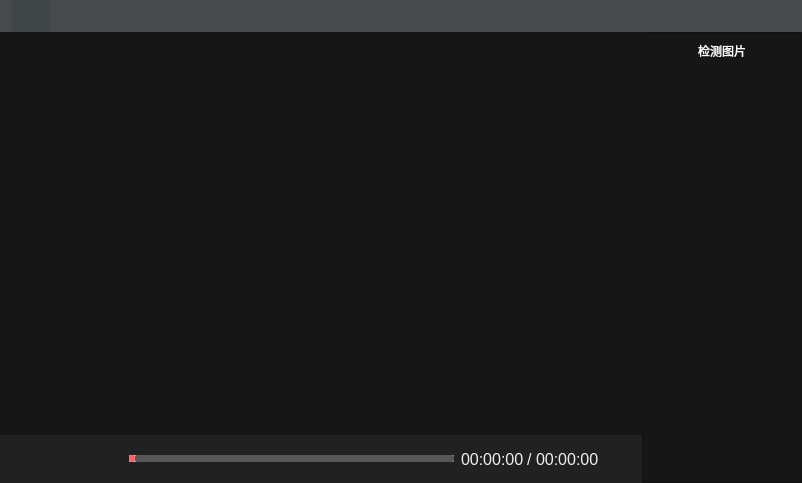
<?xml version="1.0" encoding="UTF-8"?>
<ui version="4.0">
 <class>MainWindow</class>
 <widget class="QWidget" name="MainWindow">
  <property name="geometry">
   <rect>
    <x>0</x>
    <y>0</y>
    <width>802</width>
    <height>483</height>
   </rect>
  </property>
  <property name="windowTitle">
   <string>Form</string>
  </property>
  <layout class="QVBoxLayout" name="verticalLayout_5">
   <property name="spacing">
    <number>0</number>
   </property>
   <property name="leftMargin">
    <number>0</number>
   </property>
   <property name="topMargin">
    <number>0</number>
   </property>
   <property name="rightMargin">
    <number>0</number>
   </property>
   <property name="bottomMargin">
    <number>0</number>
   </property>
   <item>
    <widget class="QWidget" name="widget_frame" native="true">
     <property name="sizePolicy">
      <sizepolicy hsizetype="Preferred" vsizetype="Fixed">
       <horstretch>0</horstretch>
       <verstretch>0</verstretch>
      </sizepolicy>
     </property>
     <property name="styleSheet">
      <string notr="true">background-color: rgba(60, 65, 68,160);</string>
     </property>
     <layout class="QVBoxLayout" name="verticalLayout_6">
      <property name="spacing">
       <number>0</number>
      </property>
      <property name="leftMargin">
       <number>0</number>
      </property>
      <property name="topMargin">
       <number>0</number>
      </property>
      <property name="rightMargin">
       <number>0</number>
      </property>
      <property name="bottomMargin">
       <number>0</number>
      </property>
      <item>
       <widget class="QWidget" name="widget_back" native="true">
        <property name="styleSheet">
         <string notr="true"/>
        </property>
        <layout class="QVBoxLayout" name="verticalLayout_8">
         <property name="spacing">
          <number>0</number>
         </property>
         <property name="leftMargin">
          <number>0</number>
         </property>
         <property name="topMargin">
          <number>0</number>
         </property>
         <property name="rightMargin">
          <number>0</number>
         </property>
         <property name="bottomMargin">
          <number>0</number>
         </property>
         <item>
          <layout class="QVBoxLayout" name="verticalLayout_titleWidget_Back">
           <property name="spacing">
            <number>0</number>
           </property>
           <property name="topMargin">
            <number>0</number>
           </property>
           <item>
            <widget class="QWidget" name="widget_title" native="true">
             <property name="sizePolicy">
              <sizepolicy hsizetype="Preferred" vsizetype="Fixed">
               <horstretch>0</horstretch>
               <verstretch>0</verstretch>
              </sizepolicy>
             </property>
             <property name="minimumSize">
              <size>
               <width>0</width>
               <height>32</height>
              </size>
             </property>
             <property name="maximumSize">
              <size>
               <width>16777215</width>
               <height>32</height>
              </size>
             </property>
             <property name="styleSheet">
              <string notr="true"/>
             </property>
             <layout class="QHBoxLayout" name="horizontalLayout_40">
              <property name="spacing">
               <number>0</number>
              </property>
              <property name="leftMargin">
               <number>0</number>
              </property>
              <property name="topMargin">
               <number>0</number>
              </property>
              <property name="rightMargin">
               <number>0</number>
              </property>
              <property name="bottomMargin">
               <number>0</number>
              </property>
              <item>
               <layout class="QHBoxLayout" name="horizontalLayout_19">
                <property name="spacing">
                 <number>0</number>
                </property>
                <property name="leftMargin">
                 <number>12</number>
                </property>
                <property name="topMargin">
                 <number>0</number>
                </property>
                <property name="rightMargin">
                 <number>0</number>
                </property>
                <item>
                 <widget class="QLabel" name="label_title">
                  <property name="sizePolicy">
                   <sizepolicy hsizetype="Preferred" vsizetype="Preferred">
                    <horstretch>0</horstretch>
                    <verstretch>0</verstretch>
                   </sizepolicy>
                  </property>
                  <property name="minimumSize">
                   <size>
                    <width>30</width>
                    <height>0</height>
                   </size>
                  </property>
                  <property name="styleSheet">
                   <string notr="true">color: rgb(255,153,102); </string>
                  </property>
                  <property name="text">
                   <string/>
                  </property>
                 </widget>
                </item>
                <item>
                 <widget class="QLabel" name="label_file">
                  <property name="styleSheet">
                   <string notr="true">color:white;</string>
                  </property>
                  <property name="text">
                   <string/>
                  </property>
                 </widget>
                </item>
                <item>
                 <spacer name="horizontalSpacer_26">
                  <property name="orientation">
                   <enum>Qt::Horizontal</enum>
                  </property>
                  <property name="sizeHint" stdset="0">
                   <size>
                    <width>40</width>
                    <height>20</height>
                   </size>
                  </property>
                 </spacer>
                </item>
                <item>
                 <widget class="QPushButton" name="btnMenu_Close">
                  <property name="minimumSize">
                   <size>
                    <width>33</width>
                    <height>33</height>
                   </size>
                  </property>
                  <property name="maximumSize">
                   <size>
                    <width>40</width>
                    <height>16777215</height>
                   </size>
                  </property>
                  <property name="cursor">
                   <cursorShape>PointingHandCursor</cursorShape>
                  </property>
                  <property name="toolTip">
                   <string>退出</string>
                  </property>
                  <property name="styleSheet">
                   <string notr="true">color: rgb(255, 0, 0);</string>
                  </property>
                  <property name="text">
                   <string/>
                  </property>
                  <property name="flat">
                   <bool>true</bool>
                  </property>
                 </widget>
                </item>
               </layout>
              </item>
             </layout>
            </widget>
           </item>
          </layout>
         </item>
        </layout>
       </widget>
      </item>
     </layout>
    </widget>
   </item>
   <item>
    <layout class="QHBoxLayout" name="horizontalLayout_3" stretch="4,1">
     <property name="spacing">
      <number>0</number>
     </property>
     <item>
      <widget class="QFrame" name="frame_play">
       <property name="frameShape">
        <enum>QFrame::NoFrame</enum>
       </property>
       <property name="frameShadow">
        <enum>QFrame::Raised</enum>
       </property>
       <layout class="QVBoxLayout" name="verticalLayout_3">
        <property name="spacing">
         <number>0</number>
        </property>
        <property name="leftMargin">
         <number>0</number>
        </property>
        <property name="topMargin">
         <number>0</number>
        </property>
        <property name="rightMargin">
         <number>0</number>
        </property>
        <property name="bottomMargin">
         <number>0</number>
        </property>
        <item>
         <widget class="QStackedWidget" name="stackedWidget">
          <property name="currentIndex">
           <number>1</number>
          </property>
          <widget class="QWidget" name="page_bg">
           <property name="styleSheet">
            <string notr="true">background-color: rgb(22, 22, 22);</string>
           </property>
           <layout class="QVBoxLayout" name="verticalLayout" stretch="2,1">
            <property name="spacing">
             <number>0</number>
            </property>
            <property name="leftMargin">
             <number>0</number>
            </property>
            <property name="topMargin">
             <number>0</number>
            </property>
            <property name="rightMargin">
             <number>0</number>
            </property>
            <property name="bottomMargin">
             <number>0</number>
            </property>
            <item>
             <widget class="QLabel" name="label_bgicon">
              <property name="styleSheet">
               <string notr="true">color: rgb(220, 220, 220);</string>
              </property>
              <property name="text">
               <string/>
              </property>
              <property name="alignment">
               <set>Qt::AlignCenter</set>
              </property>
             </widget>
            </item>
            <item>
             <widget class="QLabel" name="label_bginfo">
              <property name="font">
               <font>
                <pointsize>33</pointsize>
               </font>
              </property>
              <property name="styleSheet">
               <string notr="true">color: rgb(220, 220, 220);</string>
              </property>
              <property name="text">
               <string/>
              </property>
              <property name="alignment">
               <set>Qt::AlignHCenter|Qt::AlignTop</set>
              </property>
             </widget>
            </item>
           </layout>
          </widget>
          <widget class="QWidget" name="page_play">
           <layout class="QVBoxLayout" name="verticalLayout_2">
            <property name="spacing">
             <number>0</number>
            </property>
            <property name="leftMargin">
             <number>0</number>
            </property>
            <property name="topMargin">
             <number>0</number>
            </property>
            <property name="rightMargin">
             <number>0</number>
            </property>
            <property name="bottomMargin">
             <number>0</number>
            </property>
            <item>
             <widget class="QWidget" name="widget_container" native="true">
              <property name="sizePolicy">
               <sizepolicy hsizetype="Preferred" vsizetype="Expanding">
                <horstretch>0</horstretch>
                <verstretch>0</verstretch>
               </sizepolicy>
              </property>
              <property name="styleSheet">
               <string notr="true">QWidget#widget_container
{
	background-color: rgb(22, 22, 22);
}
</string>
              </property>
              <layout class="QVBoxLayout" name="verticalLayout_4">
               <property name="spacing">
                <number>0</number>
               </property>
               <property name="leftMargin">
                <number>0</number>
               </property>
               <property name="topMargin">
                <number>0</number>
               </property>
               <property name="rightMargin">
                <number>0</number>
               </property>
               <property name="bottomMargin">
                <number>0</number>
               </property>
               <item>
                <widget class="QLabel" name="label_play">
                 <property name="text">
                  <string/>
                 </property>
                </widget>
               </item>
              </layout>
             </widget>
            </item>
           </layout>
          </widget>
         </widget>
        </item>
        <item>
         <widget class="QWidget" name="widget_controller" native="true">
          <property name="sizePolicy">
           <sizepolicy hsizetype="Preferred" vsizetype="Fixed">
            <horstretch>0</horstretch>
            <verstretch>0</verstretch>
           </sizepolicy>
          </property>
          <property name="styleSheet">
           <string notr="true">QWidget{
background-color: rgb(33, 33, 33);
}
QPushButton{
color: rgb(255, 255, 255);
border-radius:0px; 
} 
QPushButton:hover{ 
color: rgb(255,153,102); 
border-radius:0px; 
} 
QPushButton:pressed{ 
color: rgb(255,153,102); ;
border-radius:0px; 
}</string>
          </property>
          <layout class="QVBoxLayout" name="verticalLayout_7">
           <property name="leftMargin">
            <number>6</number>
           </property>
           <property name="topMargin">
            <number>6</number>
           </property>
           <property name="rightMargin">
            <number>6</number>
           </property>
           <property name="bottomMargin">
            <number>6</number>
           </property>
           <item>
            <layout class="QHBoxLayout" name="horizontalLayout_2">
             <property name="spacing">
              <number>1</number>
             </property>
             <property name="rightMargin">
              <number>0</number>
             </property>
             <item>
              <widget class="QPushButton" name="btn_open">
               <property name="minimumSize">
                <size>
                 <width>36</width>
                 <height>36</height>
                </size>
               </property>
               <property name="cursor">
                <cursorShape>PointingHandCursor</cursorShape>
               </property>
               <property name="toolTip">
                <string>打开</string>
               </property>
               <property name="styleSheet">
                <string notr="true"/>
               </property>
               <property name="text">
                <string/>
               </property>
              </widget>
             </item>
             <item>
              <spacer name="horizontalSpacer_3">
               <property name="orientation">
                <enum>Qt::Horizontal</enum>
               </property>
               <property name="sizeType">
                <enum>QSizePolicy::Fixed</enum>
               </property>
               <property name="sizeHint" stdset="0">
                <size>
                 <width>6</width>
                 <height>20</height>
                </size>
               </property>
              </spacer>
             </item>
             <item>
              <widget class="QPushButton" name="btn_play_pause">
               <property name="minimumSize">
                <size>
                 <width>36</width>
                 <height>36</height>
                </size>
               </property>
               <property name="cursor">
                <cursorShape>PointingHandCursor</cursorShape>
               </property>
               <property name="toolTip">
                <string>播放/暂停</string>
               </property>
               <property name="styleSheet">
                <string notr="true"/>
               </property>
               <property name="text">
                <string/>
               </property>
              </widget>
             </item>
             <item>
              <spacer name="horizontalSpacer_5">
               <property name="orientation">
                <enum>Qt::Horizontal</enum>
               </property>
               <property name="sizeType">
                <enum>QSizePolicy::Fixed</enum>
               </property>
               <property name="sizeHint" stdset="0">
                <size>
                 <width>6</width>
                 <height>20</height>
                </size>
               </property>
              </spacer>
             </item>
             <item>
              <widget class="QPushButton" name="btn_stop">
               <property name="minimumSize">
                <size>
                 <width>36</width>
                 <height>36</height>
                </size>
               </property>
               <property name="cursor">
                <cursorShape>PointingHandCursor</cursorShape>
               </property>
               <property name="toolTip">
                <string>停止</string>
               </property>
               <property name="styleSheet">
                <string notr="true"/>
               </property>
               <property name="text">
                <string/>
               </property>
              </widget>
             </item>
             <item>
              <widget class="QSlider" name="horizontalSlider">
               <property name="styleSheet">
                <string notr="true">QSlider::groove:horizontal {
border: 1px solid #C0C0C0;
background: #C0C0C0;
height: 5px;
border-radius: 1px;
padding-left:-1px;
padding-right:-1px;
}
QSlider::sub-page:horizontal {
background:#FF6766;
border: 1px solid #FF6766;
height: 10px;
border-radius: 2px;
}

QSlider::add-page:horizontal {
background: #575757;
border: 0px solid #777;
height: 10px;
border-radius: 2px;
}

QSlider::handle:horizontal 
{
    background: qradialgradient(spread:pad, cx:0.5, cy:0.5, radius:0.5, fx:0.5, fy:0.5, 
    stop:0.6 #202020, stop:0.778409 rgba(255, 255, 255, 255));
    width: 11px;
    margin-top: -3px;
    margin-bottom: -3px;
    border-radius: 5px;
}
QSlider::handle:horizontal:hover {
    background: qradialgradient(spread:pad, cx:0.5, cy:0.5, radius:0.5, fx:0.5, fy:0.5, stop:0.6 #FF6766, 
    stop:0.778409 rgba(255, 255, 255, 255));

    width: 11px;
    margin-top: -3px;
    margin-bottom: -3px;
    border-radius: 5px;
}

QSlider::sub-page:horizontal:disabled {
background: #00009C;
border-color: #999;
}

QSlider::add-page:horizontal:disabled {
background: #eee;
border-color: #999;
}

QSlider::handle:horizontal:disabled {
background: #eee;
border: 1px solid #aaa;
border-radius: 4px;
}</string>
               </property>
               <property name="orientation">
                <enum>Qt::Horizontal</enum>
               </property>
              </widget>
             </item>
             <item>
              <spacer name="horizontalSpacer_6">
               <property name="orientation">
                <enum>Qt::Horizontal</enum>
               </property>
               <property name="sizeType">
                <enum>QSizePolicy::Fixed</enum>
               </property>
               <property name="sizeHint" stdset="0">
                <size>
                 <width>6</width>
                 <height>20</height>
                </size>
               </property>
              </spacer>
             </item>
             <item>
              <layout class="QHBoxLayout" name="horizontalLayout">
               <property name="spacing">
                <number>3</number>
               </property>
               <item>
                <widget class="QLabel" name="label_currenttime">
                 <property name="styleSheet">
                  <string notr="true">QLabel{
	border-radius:0px;
	color: #F0F0F0;
	background-color:rgba(0,0,0,0);
	border-style:none;
font-family:&quot;微软雅黑&quot;;
font-size:16px;
}
</string>
                 </property>
                 <property name="text">
                  <string>00:00:00</string>
                 </property>
                </widget>
               </item>
               <item>
                <widget class="QLabel" name="label_2">
                 <property name="styleSheet">
                  <string notr="true">QLabel{
	border-radius:0px;
	color: #F0F0F0;
	background-color:rgba(0,0,0,0);
	border-style:none;
font-family:&quot;微软雅黑&quot;;
font-size:16px;
}
</string>
                 </property>
                 <property name="text">
                  <string>/</string>
                 </property>
                </widget>
               </item>
               <item>
                <widget class="QLabel" name="label_totaltime">
                 <property name="styleSheet">
                  <string notr="true">QLabel{
	border-radius:0px;
	color: #F0F0F0;
	background-color:rgba(0,0,0,0);
	border-style:none;
font-family:&quot;微软雅黑&quot;;
font-size:16px;
}
</string>
                 </property>
                 <property name="text">
                  <string>00:00:00</string>
                 </property>
                </widget>
               </item>
              </layout>
             </item>
             <item>
              <widget class="QPushButton" name="btn_setting">
               <property name="minimumSize">
                <size>
                 <width>36</width>
                 <height>36</height>
                </size>
               </property>
               <property name="cursor">
                <cursorShape>PointingHandCursor</cursorShape>
               </property>
               <property name="toolTip">
                <string>打开/隐藏标志图片</string>
               </property>
               <property name="styleSheet">
                <string notr="true"/>
               </property>
               <property name="text">
                <string/>
               </property>
               <property name="checkable">
                <bool>true</bool>
               </property>
              </widget>
             </item>
            </layout>
           </item>
          </layout>
         </widget>
        </item>
       </layout>
      </widget>
     </item>
     <item>
      <widget class="QFrame" name="frame_img">
       <property name="styleSheet">
        <string notr="true">background-color: rgb(22, 22, 22);</string>
       </property>
       <property name="frameShape">
        <enum>QFrame::StyledPanel</enum>
       </property>
       <property name="frameShadow">
        <enum>QFrame::Raised</enum>
       </property>
       <layout class="QVBoxLayout" name="verticalLayout_9">
        <property name="spacing">
         <number>6</number>
        </property>
        <property name="leftMargin">
         <number>0</number>
        </property>
        <property name="topMargin">
         <number>0</number>
        </property>
        <property name="rightMargin">
         <number>0</number>
        </property>
        <property name="bottomMargin">
         <number>0</number>
        </property>
        <item>
         <widget class="QFrame" name="frame">
          <property name="styleSheet">
           <string notr="true">QPushButton{
color: rgb(255, 255, 255);
border-radius:0px; 
} 
QPushButton:hover{ 
color: rgb(255,153,102); 
border-radius:0px; 
} 
QPushButton:pressed{ 
color: rgb(255,153,102); ;
border-radius:0px; 
}</string>
          </property>
          <property name="frameShape">
           <enum>QFrame::NoFrame</enum>
          </property>
          <property name="frameShadow">
           <enum>QFrame::Raised</enum>
          </property>
          <layout class="QHBoxLayout" name="horizontalLayout_4">
           <item>
            <widget class="QLabel" name="label_msg">
             <property name="styleSheet">
              <string notr="true">color:white;</string>
             </property>
             <property name="text">
              <string>检测图片</string>
             </property>
             <property name="alignment">
              <set>Qt::AlignCenter</set>
             </property>
            </widget>
           </item>
          </layout>
         </widget>
        </item>
        <item>
         <widget class="PageMoveTableView" name="tableView">
          <property name="styleSheet">
           <string notr="true">    QScrollBar::vertical {
        border:0px solid red;
        width: 5px;
        background:white;
    }
    QScrollBar::handle:vertical {
        border: 3px solid gray;
        border-radius:5px;
        min-height:0px;
        margin:0px 0 0px 0;
}</string>
          </property>
          <property name="frameShape">
           <enum>QFrame::NoFrame</enum>
          </property>
         </widget>
        </item>
       </layout>
      </widget>
     </item>
    </layout>
   </item>
  </layout>
 </widget>
 <customwidgets>
  <customwidget>
   <class>PageMoveTableView</class>
   <extends>QTableView</extends>
   <header>settingList/pagemovetableview.h</header>
  </customwidget>
 </customwidgets>
 <resources/>
 <connections/>
</ui>
